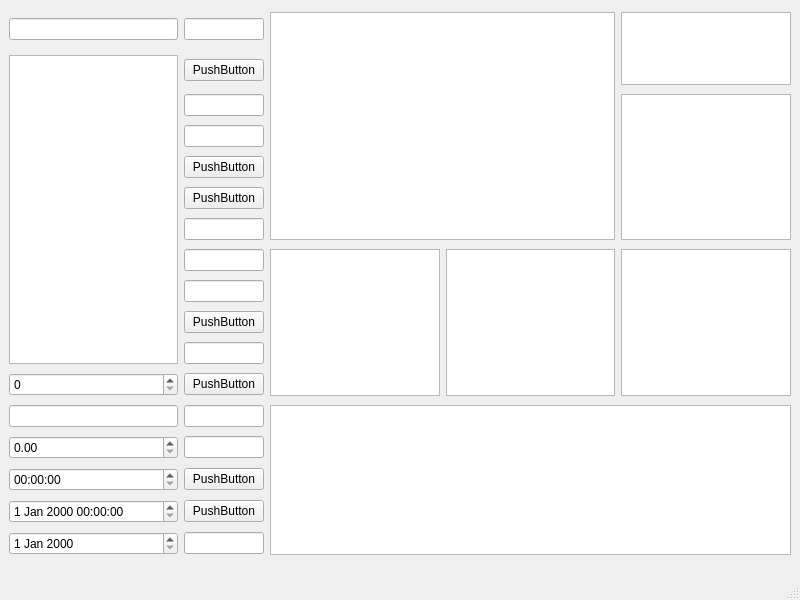
<?xml version="1.0" encoding="UTF-8"?>
<ui version="4.0">
 <class>MainWindow</class>
 <widget class="QMainWindow" name="MainWindow">
  <property name="geometry">
   <rect>
    <x>0</x>
    <y>0</y>
    <width>800</width>
    <height>600</height>
   </rect>
  </property>
  <property name="windowTitle">
   <string>MainWindow</string>
  </property>
  <widget class="QWidget" name="centralwidget">
   <layout class="QGridLayout" name="gridLayout">
    <item row="0" column="0">
     <widget class="QLineEdit" name="lineEdit"/>
    </item>
    <item row="0" column="1">
     <widget class="QLineEdit" name="lineEdit_2"/>
    </item>
    <item row="0" column="4" rowspan="2">
     <widget class="QTextEdit" name="textEdit_2"/>
    </item>
    <item row="1" column="0" rowspan="10">
     <widget class="QTextEdit" name="textEdit"/>
    </item>
    <item row="1" column="1">
     <widget class="QPushButton" name="pushButton_8">
      <property name="text">
       <string>PushButton</string>
      </property>
     </widget>
    </item>
    <item row="2" column="1">
     <widget class="QLineEdit" name="lineEdit_5"/>
    </item>
    <item row="2" column="4" rowspan="5">
     <widget class="QTextEdit" name="textEdit_3"/>
    </item>
    <item row="3" column="1">
     <widget class="QLineEdit" name="lineEdit_6"/>
    </item>
    <item row="4" column="1">
     <widget class="QPushButton" name="pushButton_2">
      <property name="text">
       <string>PushButton</string>
      </property>
     </widget>
    </item>
    <item row="5" column="1">
     <widget class="QPushButton" name="pushButton">
      <property name="text">
       <string>PushButton</string>
      </property>
     </widget>
    </item>
    <item row="6" column="1">
     <widget class="QLineEdit" name="lineEdit_7"/>
    </item>
    <item row="7" column="1">
     <widget class="QLineEdit" name="lineEdit_4"/>
    </item>
    <item row="7" column="2" rowspan="5">
     <widget class="QTextEdit" name="textEdit_4"/>
    </item>
    <item row="7" column="3" rowspan="5">
     <widget class="QTextEdit" name="textEdit_5"/>
    </item>
    <item row="7" column="4" rowspan="5">
     <widget class="QTextEdit" name="textEdit_6"/>
    </item>
    <item row="8" column="1">
     <widget class="QLineEdit" name="lineEdit_8"/>
    </item>
    <item row="9" column="1">
     <widget class="QPushButton" name="pushButton_3">
      <property name="text">
       <string>PushButton</string>
      </property>
     </widget>
    </item>
    <item row="10" column="1">
     <widget class="QLineEdit" name="lineEdit_9"/>
    </item>
    <item row="11" column="0">
     <widget class="QSpinBox" name="spinBox"/>
    </item>
    <item row="11" column="1">
     <widget class="QPushButton" name="pushButton_4">
      <property name="text">
       <string>PushButton</string>
      </property>
     </widget>
    </item>
    <item row="12" column="0">
     <widget class="QLineEdit" name="lineEdit_3"/>
    </item>
    <item row="12" column="1">
     <widget class="QLineEdit" name="lineEdit_10"/>
    </item>
    <item row="12" column="2" rowspan="5" colspan="3">
     <widget class="QTextBrowser" name="textBrowser"/>
    </item>
    <item row="13" column="0">
     <widget class="QDoubleSpinBox" name="doubleSpinBox"/>
    </item>
    <item row="13" column="1">
     <widget class="QLineEdit" name="lineEdit_11"/>
    </item>
    <item row="14" column="0">
     <widget class="QTimeEdit" name="timeEdit"/>
    </item>
    <item row="14" column="1">
     <widget class="QPushButton" name="pushButton_6">
      <property name="text">
       <string>PushButton</string>
      </property>
     </widget>
    </item>
    <item row="15" column="0">
     <widget class="QDateTimeEdit" name="dateTimeEdit"/>
    </item>
    <item row="15" column="1">
     <widget class="QPushButton" name="pushButton_7">
      <property name="text">
       <string>PushButton</string>
      </property>
     </widget>
    </item>
    <item row="16" column="0">
     <widget class="QDateEdit" name="dateEdit"/>
    </item>
    <item row="16" column="1">
     <widget class="QLineEdit" name="lineEdit_12"/>
    </item>
    <item row="0" column="2" rowspan="7" colspan="2">
     <widget class="QListView" name="listView"/>
    </item>
   </layout>
  </widget>
  <widget class="QMenuBar" name="menubar">
   <property name="geometry">
    <rect>
     <x>0</x>
     <y>0</y>
     <width>800</width>
     <height>23</height>
    </rect>
   </property>
  </widget>
  <widget class="QStatusBar" name="statusbar"/>
 </widget>
 <resources/>
 <connections/>
</ui>
